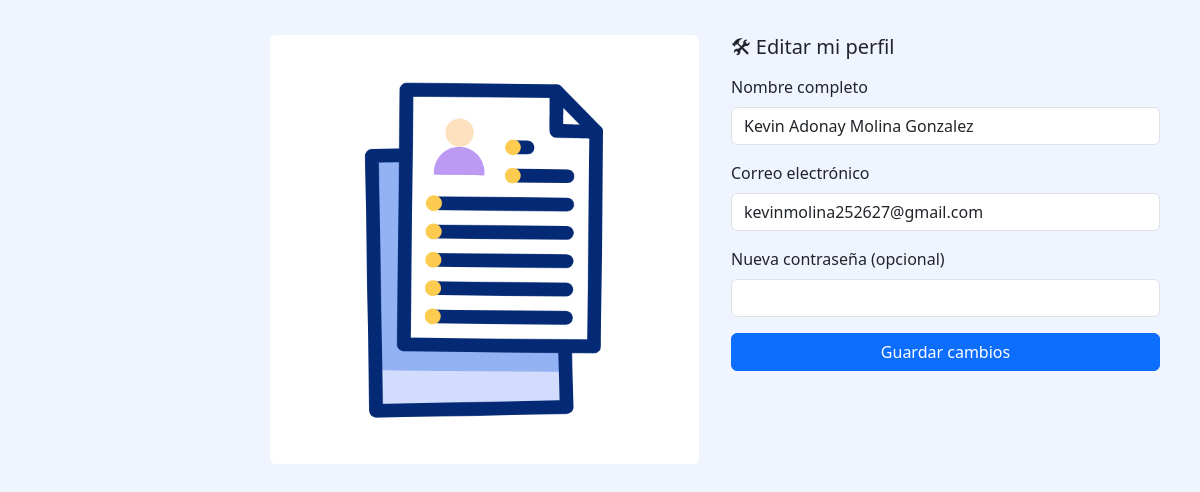
/usuarios/editar_perfil.php (signed in), run on the app's committed database.
### tables this page shows
CREATE TABLE `usuarios` (
  `id_usuarios` int NOT NULL,
  `nombre_completo` varchar(100) NOT NULL,
  `correo` varchar(100) NOT NULL,
  `telefono` varchar(20) DEFAULT NULL,
  `direccion` text,
  `password` varchar(255) NOT NULL,
  `rol_id` int NOT NULL,
  `activo` tinyint(1) DEFAULT '1',
  `fecha_registro` datetime DEFAULT CURRENT_TIMESTAMP
);

### usuarios/editar_perfil.php (the view, shortened to what this page needs)
<?php
require_once __DIR__ . '/../includes/conexion.php';
$id = $_SESSION['id_usuarios'];
$sql = "SELECT * FROM usuarios WHERE id_usuarios = ?";
$stmt = $conn->prepare($sql);
$stmt->bind_param("i", $id);
$stmt->execute();
$result = $stmt->get_result();
$usuario = $result->fetch_assoc();
?>
<!DOCTYPE html>
<html lang="es">
<head>
  <link href="https://cdn.jsdelivr.net/npm/bootstrap@5.3.0/dist/css/bootstrap.min.css" rel="stylesheet">
  <link href="https://cdn.jsdelivr.net/npm/bootstrap-icons@1.10.5/font/bootstrap-icons.css" rel="stylesheet">
  <link rel="stylesheet" href="../css/estilos.css">
</head>
<body>
<div class="content">
  <div class="form-edit d-flex flex-wrap">
    <div class="col-md-6 p-3 d-none d-md-block">
      <img src="../img/editarperfil.gif" alt="Editar perfil" class="img-fluid rounded">
    </div>
    <div class="col-md-6 p-3">
      <h5 class="mb-3">🛠 Editar mi perfil</h5>
      <form method="POST">
        <div class="mb-3">
          <label class="form-label">Nombre completo</label>
          <input type="text" name="nombre" class="form-control" value="<?= htmlspecialchars($usuario['nombre_completo']) ?>" required>
        </div>
        <div class="mb-3">
          <label class="form-label">Correo electrónico</label>
          <input type="email" name="correo" class="form-control" value="<?= htmlspecialchars($usuario['correo']) ?>" required>
        </div>
        <div class="mb-3">
          <label class="form-label">Nueva contraseña (opcional)</label>
          <input type="password" name="nueva_password" class="form-control">
        </div>
        <div class="d-grid">
          <button type="submit" class="btn btn-primary">Guardar cambios</button>
        </div>
      </form>
    </div>
  </div>
</div>
</body>
</html>

### css/estilos.css (style rules this page uses)
body { background-color: #f0f4ff; margin: 0; font-family: 'Segoe UI', sans-serif; }
.content { margin-left: 230px; padding: 1.2rem 1.5rem; transition: all 0.3s ease; }

### data on the page
usuarios: nombre "Kevin Adonay Molina Gonzalez", correo "kevinmolina252627@gmail.com"
